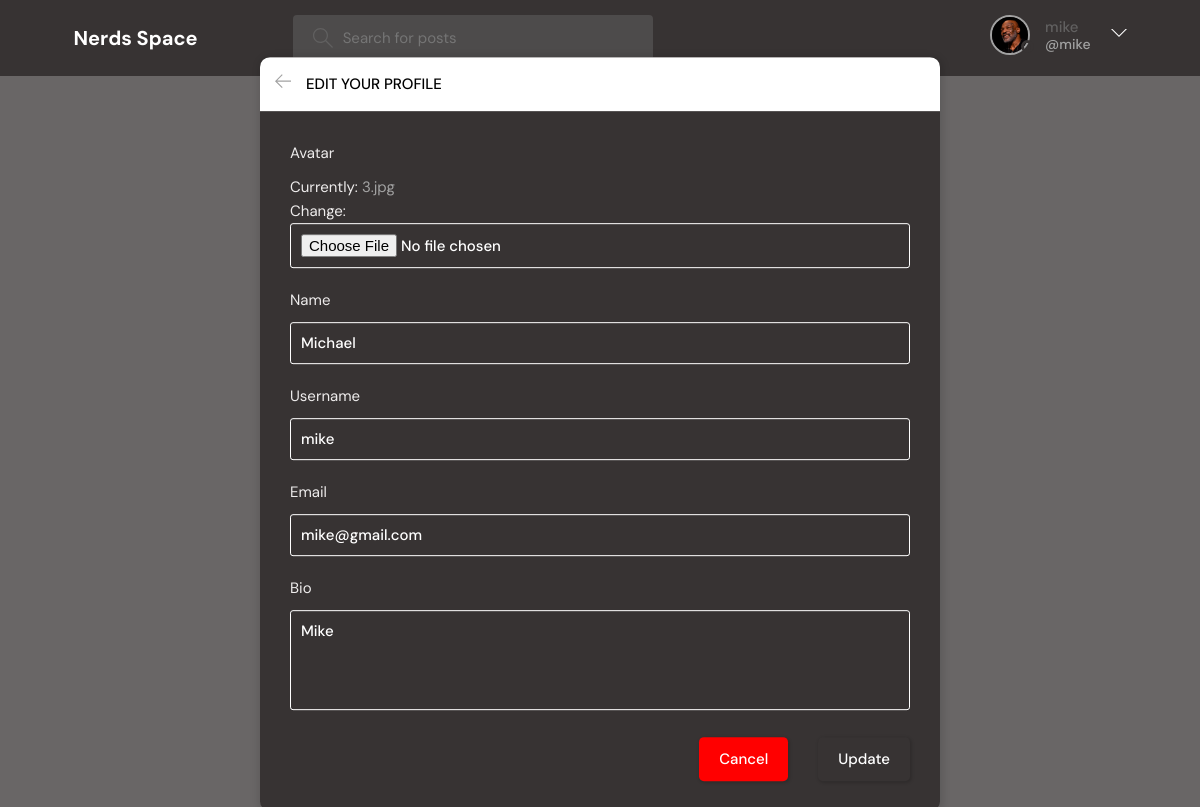
The app's page /update-user/ (signed in), older data.
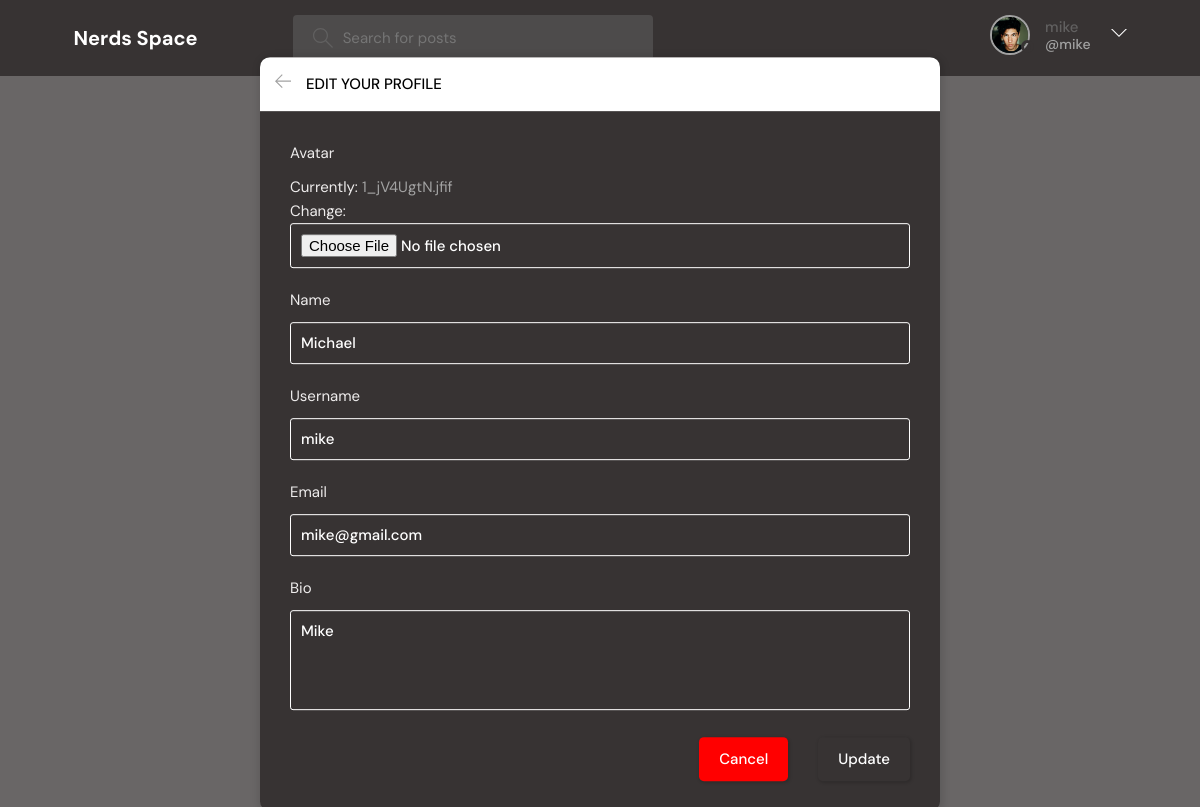
The same page, newer data.
### base/models.py (models this page shows)
class User(AbstractUser):
    name = models.CharField(max_length=200, null=True)
    email = models.EmailField(unique=True, null=True)
    bio = models.TextField(null=True)
    avatar = models.ImageField(null=True, default="avatar.svg")
    USERNAME_FIELD = 'email'
    REQUIRED_FIELDS = ['username']

### base/views.py (the view)
# urls.py: path('update-user/', views.updateUser, name="update-user"),
@login_required(login_url='login')
def updateUser(request):
    user = request.user
    form = UserForm(instance=user)
    if request.method == 'POST':
        form = UserForm(request.POST, request.FILES, instance=user)
        if form.is_valid():
            form.save()
            return redirect('user-profile', pk=user.id)
    return render(request, 'base/update-user.html', {'form': form})

### base/forms.py
class UserForm(ModelForm):
    class Meta:
        model = User
        fields = ['avatar', 'name', 'username', 'email', 'bio']

### base/templates/base/update-user.html (shortened to what this page needs)
{% extends 'main.html' %}
{% block content %}
<main class="update-account layout">
  <div class="container">
    <div class="layout__box">
      <div class="layout__boxHeader">
        <div class="layout__boxTitle">
          <a href="{% url 'home' %}">
            <svg version="1.1" xmlns="http://www.w3.org/2000/svg" width="32" height="32" viewBox="0 0 32 32">
              <title>arrow-left</title>
              <path
                d="M13.723 2.286l-13.723 13.714 13.719 13.714 1.616-1.611-10.96-10.96h27.625v-2.286h-27.625l10.965-10.965-1.616-1.607z">
              </path>
            </svg>
          </a>
          <h3>Edit your profile</h3>
        </div>
      </div>
      <div class="layout__body">
        <form class="form" action="" method="POST" enctype="multipart/form-data">
          {% for field in form %}
          <div class="form__group">
            <label for="profile_pic">{{field.label}}</label>
            {{field}}
          </div>
          {% endfor %}
          <div class="form__action">
            <a class="btn btn--dark" href="index.html">Cancel</a>
            <button class="btn btn--main" type="submit">Update</button>
          </div>
        </form>
      </div>
    </div>
  </div>
</main>
{% endblock content %}

### templates/navbar.html (shortened to what this page needs)
{% load static %}
<header class="header header--loggedIn">
    <div class="container">
        <a href="{% url 'home' %}" class="header__logo">
            <h1>Nerds Space</h1>
        </a>
        <form class="header__search" method="GET" action="{% url 'home' %}">
            <label>
                <input name="q" placeholder="Search for posts" />
            </label>
        </form>
        <nav class="header__menu">
            {% if request.user.is_authenticated %}
            <div class="header__user">
                <a href="{% url 'update-user' %}">
                    <div class="avatar avatar--medium active">
                        <img src="{{request.user.avatar.url}}" />
                    </div>
                    <p>{{request.user.username}} <span>@{{request.user.username}}</span></p>
                </a>
                <button class="dropdown-button">
                    <svg version="1.1" xmlns="http://www.w3.org/2000/svg" width="32" height="32" viewBox="0 0 32 32">
                        <title>chevron-down</title>
                        <path d="M16 21l-13-13h-3l16 16 16-16h-3l-13 13z"></path>
                    </svg>
                </button>
            </div>
            {% else %}
            <a href="{% url 'login' %}">
                <img src="{% static 'images/avatar.svg' %}" />
                <p style='color: white' >Login</p>
            </a>
            {% endif %}
        </nav>
    </div>
</header>

Row changes from the older to the newer data that the page shows:
changed User "mike": user.avatar: a different picture
Text that changed along with them:
text no longer shown: "Currently: 3.jpg Change:"
text now shown: "Currently: 1_jV4UgtN.jfif Change:"
